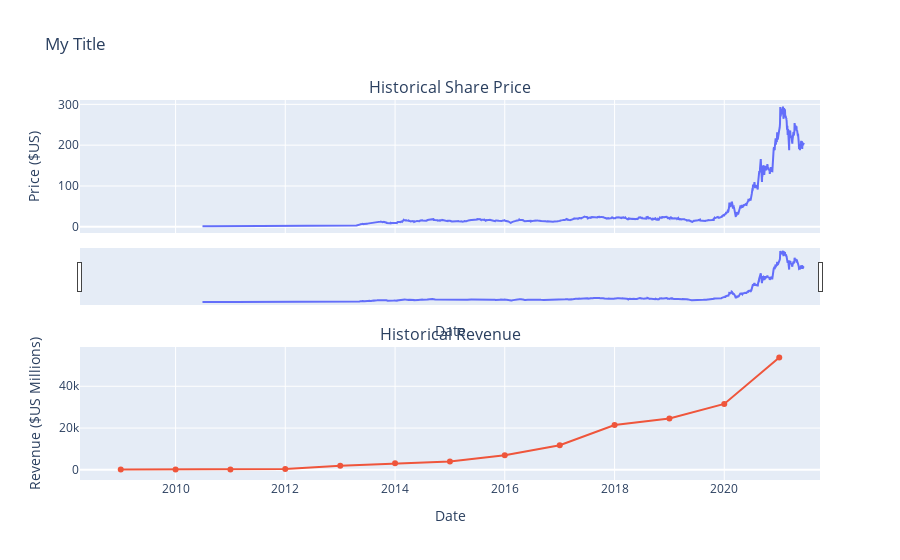

Notebook code cell kept with this figure:
### Markdown cell above
Use the `make_graph` function to graph the Tesla Stock Data, also provide a title for the graph. The structure to call the `make_graph` function is `make_graph(tesla_data, tesla_revenue, 'Tesla')`. Note the graph will only show data upto June 2021.

### Code cell
fig = make_graph(tesla_data, tesla_revenue, 'My Title')

### Figure 1 — Plotly figure (JSON) as saved in the notebook; plotly's stock layout.template omitted (floating-point values rounded to 4 significant figures; data arrays with more than 128 entries replaced by an {"elided": "..."} marker saying what was removed)
{"data": [{"name": "Share Price", "type": "scatter", "x": {"elided": "2759 str values"}, "xaxis": "x", "y": {"elided": "2759 float values"}, "yaxis": "y"}, {"name": "Revenue", "type": "scatter", "x": ["2021-01-01T00:00:00", "2020-01-01T00:00:00", "2019-01-01T00:00:00", "2018-01-01T00:00:00", "2017-01-01T00:00:00", "2016-01-01T00:00:00", "2015-01-01T00:00:00", "2014-01-01T00:00:00", "2013-01-01T00:00:00", "2012-01-01T00:00:00", "2011-01-01T00:00:00", "2010-01-01T00:00:00", "2009-01-01T00:00:00"], "xaxis": "x2", "y": [53823, 31536, 24578, 21461, 11759, 7000, 4046, 3198, 2013, 413, 204, 117, 112], "yaxis": "y2"}], "layout": {"annotations": [{"font": {"size": 16}, "showarrow": false, "text": "Historical Share Price", "x": 0.5, "xanchor": "center", "xref": "paper", "y": 1.0, "yanchor": "bottom", "yref": "paper"}, {"font": {"size": 16}, "showarrow": false, "text": "Historical Revenue", "x": 0.5, "xanchor": "center", "xref": "paper", "y": 0.35, "yanchor": "bottom", "yref": "paper"}], "autosize": true, "showlegend": false, "title": {"text": "My Title"}, "xaxis": {"anchor": "y", "autorange": true, "domain": [0, 1], "matches": "x2", "range": ["2008-04-16 21:17:18.7279", "2021-09-17 02:42:41.2721"], "rangeslider": {"autorange": true, "range": ["2008-04-16 21:17:18.7279", "2021-09-17 02:42:41.2721"], "visible": true, "yaxis": {"_template": null, "rangemode": "match"}}, "showticklabels": false, "title": {"text": "Date"}, "type": "date"}, "xaxis2": {"anchor": "y2", "autorange": true, "domain": [0, 1], "range": ["2008-04-16 21:17:18.7279", "2021-09-17 02:42:41.2721"], "title": {"text": "Date"}, "type": "date"}, "yaxis": {"anchor": "x", "autorange": true, "domain": [0.65, 1.0], "range": [-15.24, 310.7], "title": {"text": "Price ($US)"}, "type": "linear"}, "yaxis2": {"anchor": "x2", "autorange": true, "domain": [0, 0.35], "range": [-3892.0, 57830.0], "title": {"text": "Revenue ($US Millions)"}, "type": "linear"}}}
